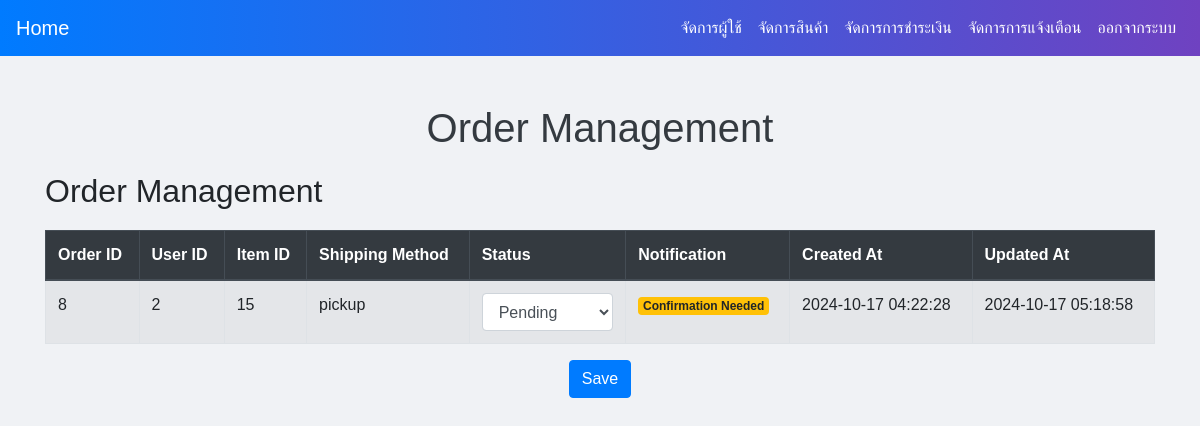
The page /admin/Manage_Payments.php on the database its author committed.
### tables this page shows
CREATE TABLE `orders` (
  `order_id` int(11) NOT NULL,
  `user_id` int(10) UNSIGNED NOT NULL,
  `item_id` int(10) UNSIGNED NOT NULL,
  `shipping_method` enum('pickup','delivery') NOT NULL,
  `status` enum('pending','completed','canceled') NOT NULL DEFAULT 'pending',
  `created_at` timestamp NOT NULL DEFAULT current_timestamp(),
  `updated_at` timestamp NOT NULL DEFAULT current_timestamp() ON UPDATE current_timestamp()
);

### admin/Manage_Payments.php (the view, shortened to what this page needs)
<?php
include 'db_connect.php';
$sql_orders = "SELECT * FROM orders";
$result_orders = mysqli_query($conn, $sql_orders);
?>
<!DOCTYPE html>
<html lang="en">
<head>
    <link rel="stylesheet" href="https://stackpath.bootstrapcdn.com/bootstrap/4.5.2/css/bootstrap.min.css">
</head>
<body>
    <nav class="navbar navbar-expand-lg navbar-dark">
        <a class="navbar-brand" href="admin_dashboard.php">Home</a>
        <div class="collapse navbar-collapse" id="navbarNav">
            <ul class="navbar-nav ml-auto">
                <li class="nav-item">
                    <a class="nav-link" href="manage_users.php">จัดการผู้ใช้</a>
                </li>
                <li class="nav-item">
                    <a class="nav-link" href="manage_products.php">จัดการสินค้า</a>
                </li>
                <li class="nav-item">
                    <a class="nav-link" href="manage_payments.php">จัดการการชำระเงิน</a>
                </li>
                <li class="nav-item">
                    <a class="nav-link" href="manage_notifications.php">จัดการการแจ้งเตือน</a>
                </li>
                <li class="nav-item">
                    <a class="nav-link" href="../logout.php">ออกจากระบบ</a>
                </li>
            </ul>
        </div>
    </nav>
    <div class="container mt-5">
        <h1>Order Management</h1>
        <h2>Order Management</h2>
        <form action="update_status.php" method="post">
            <table class="table table-bordered table-striped">
                <thead class="thead-dark">
                    <tr>
                        <th>Order ID</th>
                        <th>User ID</th>
                        <th>Item ID</th>
                        <th>Shipping Method</th>
                        <th>Status</th>
                        <th>Notification</th>
                        <th>Created At</th>
                        <th>Updated At</th>
                    </tr>
                </thead>
                <tbody>
                    <?php while ($row_order = mysqli_fetch_assoc($result_orders)) { ?>
                        <tr>
                            <td><?php echo $row_order['order_id']; ?></td>
                            <td><?php echo $row_order['user_id']; ?></td>
                            <td><?php echo $row_order['item_id']; ?></td>
                            <td><?php echo $row_order['shipping_method']; ?></td>
                            <td>
                                <select name="status[]" class="form-control">
                                    <option value="pending" <?php echo $row_order['status'] == 'pending' ? 'selected' : ''; ?>>Pending</option>
                                </select>
                            </td>
                            <td>
                                <?php
                                    if ($row_order['status'] == 'pending') {
                                        echo '<span class="badge badge-warning">Confirmation Needed</span>';
                                    } else {
                                        echo '<span class="badge badge-success">No Action</span>';
                                    }
                                ?>
                            </td>
                            <td><?php echo $row_order['created_at']; ?></td>
                            <td><?php echo $row_order['updated_at']; ?></td>
                        </tr>
                    <?php } ?>
                </tbody>
            </table>
            <div class="text-center mt-3">
                <button type="submit" class="btn btn-primary">Save</button>
            </div>
        </form>
    </div>
</body>
</html>

### admin/Manage_Payments.php (style rules this page uses)
body { background-color: #f0f2f5; font-family: 'Arial', sans-serif; }
.navbar { background: linear-gradient(90deg, #007bff, #6f42c1); margin-bottom: 20px; }
.navbar-brand, .nav-link { color: #fff !important; }
h1 { margin: 20px 0; text-align: center; color: #343a40; }
.table { margin-top: 20px; }
.btn { transition: background-color 0.3s; }

### rows shown on the page
orders: order_id "8", user "2", item "15", shipping_method "pickup", status "Pending", shows "Confirmation Needed", created_at "2024-10-17 04:22:28", updated_at "2024-10-17 05:18:58"
